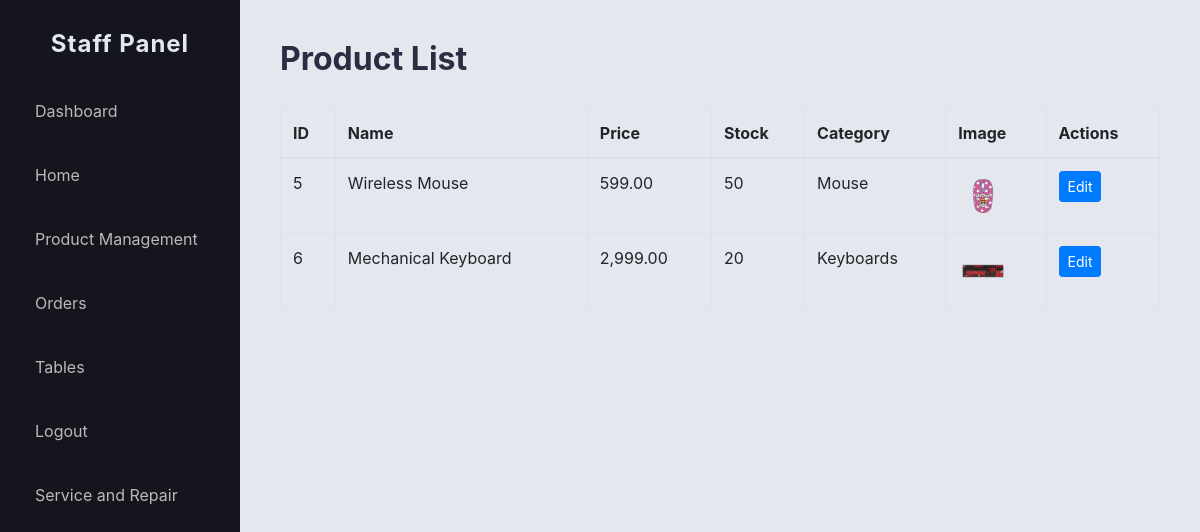
The page /website/staff_product_list.php (signed in) on the database as committed earlier.
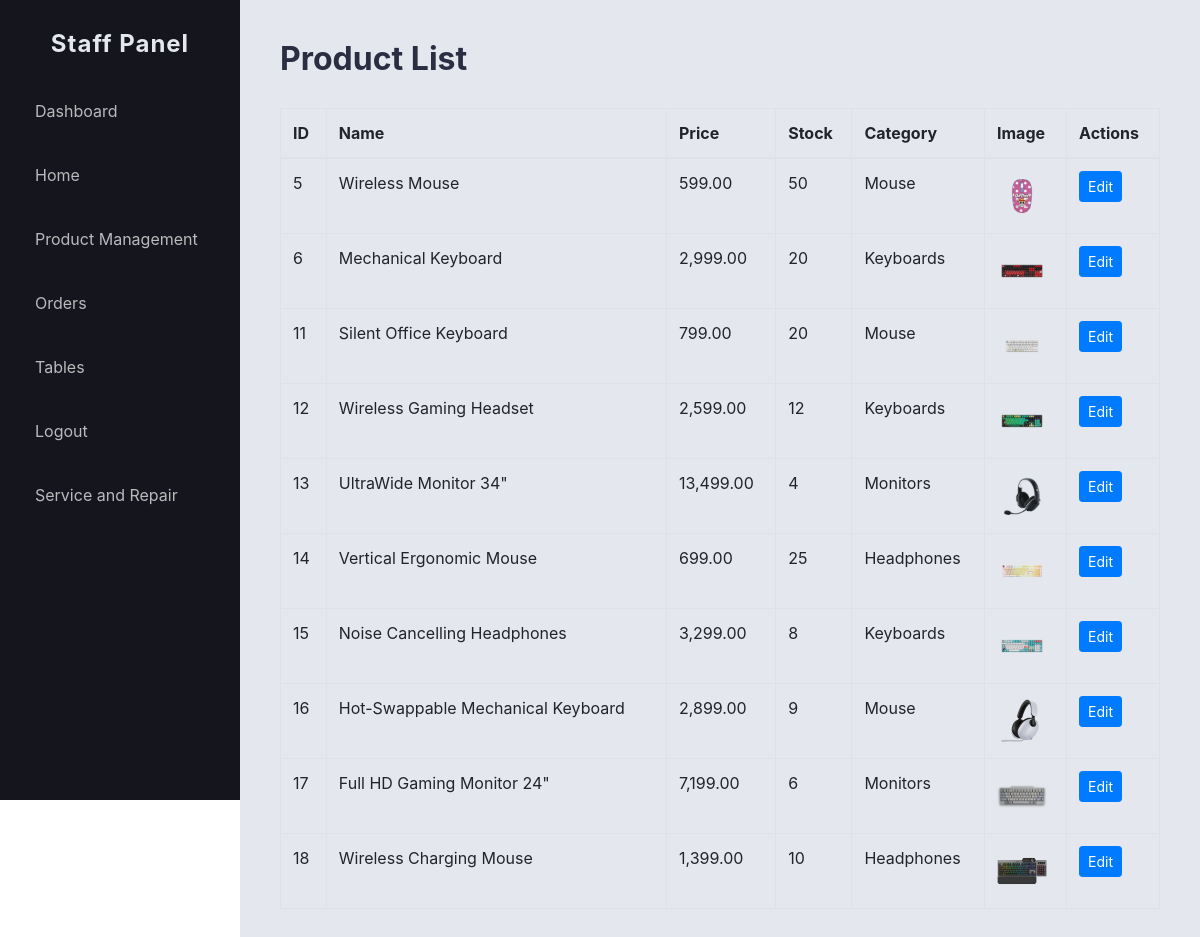
The same page on the database as committed later.
### tables this page shows
CREATE TABLE `products` (
  `product_id` int NOT NULL AUTO_INCREMENT,
  `name` varchar(255) NOT NULL,
  `description` text,
  `price` decimal(10,2) NOT NULL,
  `category_id` int DEFAULT NULL,
  `stock` int DEFAULT '0',
  `image` varchar(255) DEFAULT NULL,
  `rating` decimal(3,2) DEFAULT NULL,
  PRIMARY KEY (`product_id`),
  KEY `category_id` (`category_id`),
  CONSTRAINT `products_ibfk_1` FOREIGN KEY (`category_id`) REFERENCES `categories` (`category_id`)
);

CREATE TABLE `categories` (
  `category_id` int NOT NULL AUTO_INCREMENT,
  `name` varchar(100) NOT NULL,
  PRIMARY KEY (`category_id`),
  UNIQUE KEY `name` (`name`)
);

### website/staff_product_list.php (the view, shortened to what this page needs)
<?php
include 'config.php';
$products = $conn->query("SELECT p.*, c.name AS category_name FROM products p LEFT JOIN categories c ON p.category_id = c.category_id ORDER BY p.product_id");
?>
<!DOCTYPE html>
<html lang="en">
<head>
    <link rel="stylesheet" href="css/admindash.css?v=1.7">
    <link rel="stylesheet" href="https://stackpath.bootstrapcdn.com/bootstrap/4.5.2/css/bootstrap.min.css"/>
</head>
<body>
    <div class="dashboard-container">
        <?php include 'staffsidebar.php'; ?>
        <main class="main-content">
            <h1>Product List</h1>
            <table class="table table-bordered">
                <thead>
                    <tr>
                        <th>ID</th>
                        <th>Name</th>
                        <th>Price</th>
                        <th>Stock</th>
                        <th>Category</th>
                        <th>Image</th>
                        <th>Actions</th>
                    </tr>
                </thead>
                <tbody>
                    <?php while ($product = $products->fetch_assoc()): ?>
                        <tr>
                            <td><?php echo $product['product_id']; ?></td>
                            <td><?php echo htmlspecialchars($product['name']); ?></td>
                            <td><?php echo number_format($product['price'], 2); ?></td>
                            <td><?php echo $product['stock']; ?></td>
                            <td><?php echo htmlspecialchars($product['category_name'] ?? 'N/A'); ?></td>
                            <td>
                                <?php if ($product['image'] && file_exists($product['image'])): ?>
                                    <img src="<?php echo htmlspecialchars($product['image'] . '?v=' . time()); ?>" alt="Product Image" class="product-image">
                                <?php else: ?>
                                    No Image
                                <?php endif; ?>
                            </td>
                            <td>
                                <a href="staffproductsedit.php?id=<?php echo $product['product_id']; ?>" class="btn btn-sm btn-primary">Edit</a>
                            </td>
                        </tr>
                    <?php endwhile; ?>
                </tbody>
            </table>
        </main>
    </div>
</body>
</html>

Rows that differ between the two databases and show on the page:
added products: product_id "11", name "Silent Office Keyboard", price "799.00", stock "20", category.name "Mouse", image (picture)
added products: product_id "12", name "Wireless Gaming Headset", price "2,599.00", stock "12", category.name "Keyboards", image (picture)
added products: product_id "13", name "UltraWide Monitor 34\"", price "13,499.00", stock "4", category.name "Monitors", image (picture)
added products: product_id "14", name "Vertical Ergonomic Mouse", price "699.00", stock "25", category.name "Headphones", image (picture)
added products: product_id "15", name "Noise Cancelling Headphones", price "3,299.00", stock "8", category.name "Keyboards", image (picture)
added products: product_id "16", name "Hot-Swappable Mechanical Keyboard", price "2,899.00", stock "9", category.name "Mouse", image (picture)
added products: product_id "17", name "Full HD Gaming Monitor 24\"", price "7,199.00", stock "6", category.name "Monitors", image (picture)
added products: product_id "18", name "Wireless Charging Mouse", price "1,399.00", stock "10", category.name "Headphones", image (picture)
